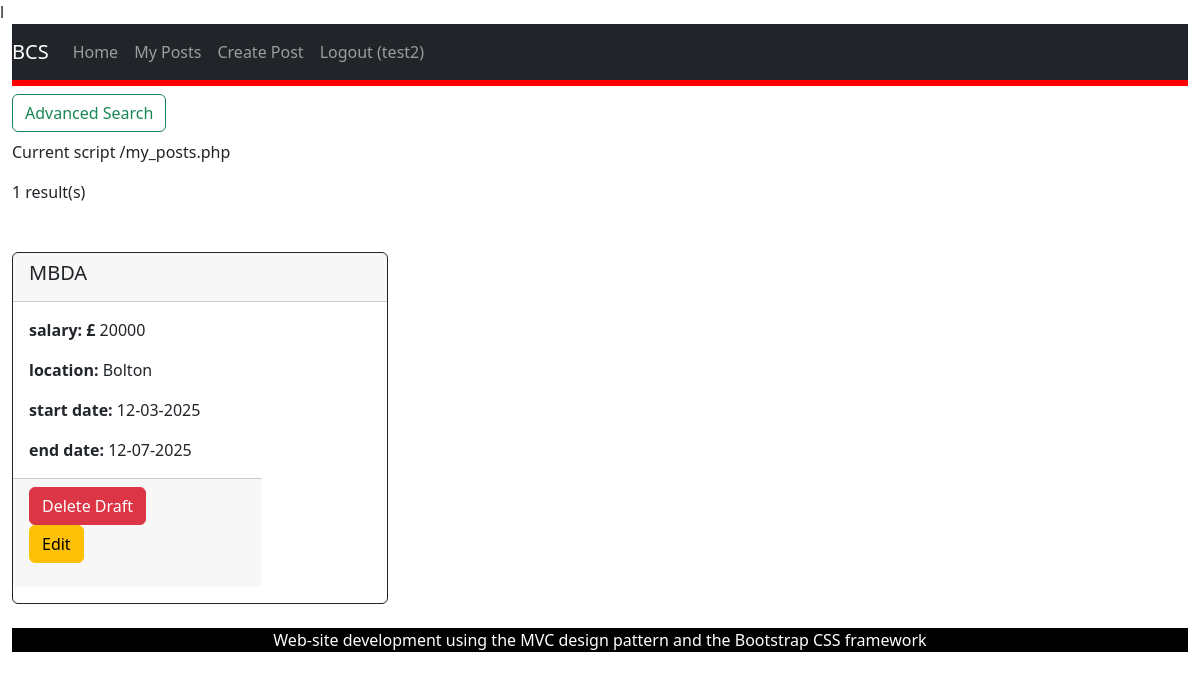
The page /my_posts.php (signed in) on the database as committed earlier.
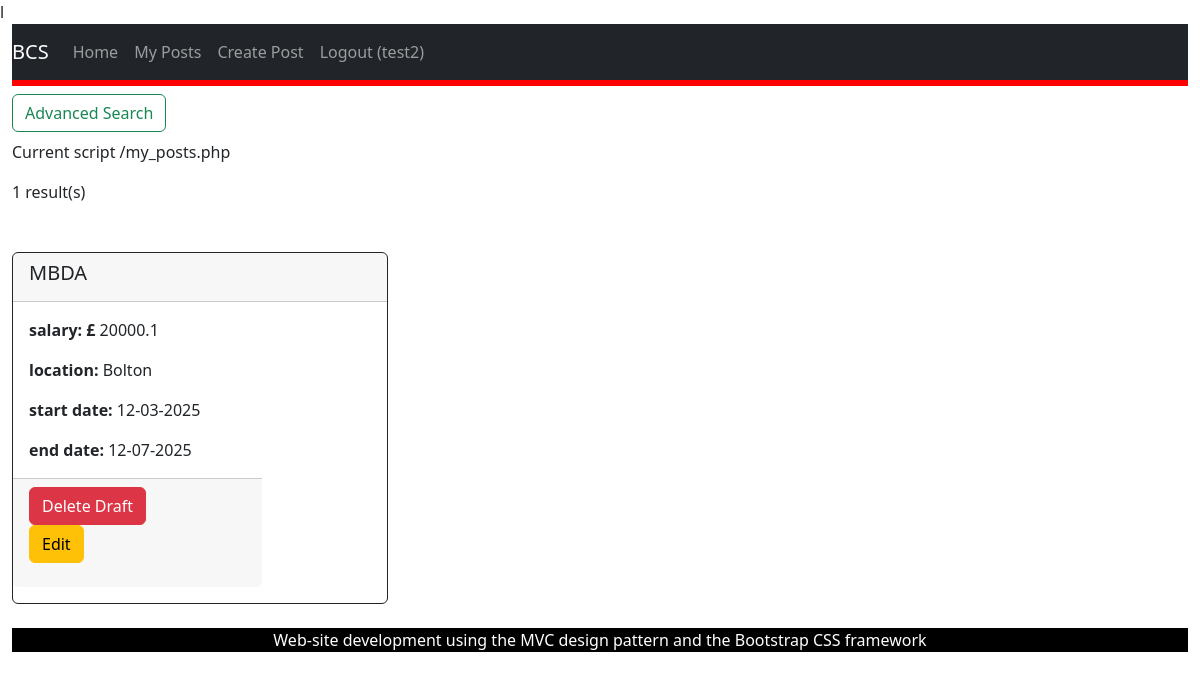
The same page on the database as committed later.
### tables this page shows
CREATE TABLE "placement_opportunity"
(
    placement_ID INTEGER
        primary key autoincrement,
    employer_ID  INTEGER
        references users,
    title        TEXT not null,
    description  TEXT not null,
    salary       REAL,
    location     TEXT not null,
    start_date   DATE not null,
    end_date     DATE not null,
    status       TEXT
, deadline DATE, date_posted DATE DEFAULT NULL);

### my_posts.php (called while the page is built, shortened)
<?php
require_once('Models/PlacementsDataSet.php');
$view = new stdClass();
$view->pageTitle = 'My Posts';
$employerId = $_SESSION['user_id'];
$placementsDataSet = new PlacementsDataSet();
$view->placementsDataSet = $placementsDataSet->fetchPostsByEmployerID($employerId);
if (count($view->placementsDataSet) == 0)
{
    $view->dbMessage = "No results";
}
else
{
    $view->dbMessage = count($view->placementsDataSet) . " result(s)";
}
$view->success = $_SESSION['placements_success'] ?? null;
require_once('Views/my_posts.phtml');

### Models/Database.php (called while the page is built, shortened)
<?php
class Database {
    protected static $_dbInstance = null;
    protected $_dbHandle;
    public static function getInstance() {
        if(self::$_dbInstance === null) {
            self::$_dbInstance = new self();
        }
        return self::$_dbInstance;
    }
    private function __construct() {
        try {
            $this->_dbHandle = new PDO("sqlite:identifier.sqlite");
        }
        catch (PDOException $e) {
            echo $e->getMessage();
        }
    }
    public function getdbConnection() {
        return $this->_dbHandle;
    }
}

### Models/PlacementsDataSet.php (called while the page is built, shortened)
<?php
require_once('Database.php');
require_once('PlacementsData.php');
class PlacementsDataSet {
    protected $_dbHandle, $_dbInstance;
    public function __construct() {
        $this->_dbInstance = Database::getInstance();
        $this->_dbHandle = $this->_dbInstance->getdbConnection();
    }
    public function fetchPostsByEmployerID($employerId) {
        $sqlQuery = 'SELECT * FROM placement_opportunity WHERE employer_id = :employerId;';
        $statement = $this->_dbHandle->prepare($sqlQuery);
        $statement->bindParam(':employerId', $employerId, PDO::PARAM_INT);
        $statement->execute();
        $dataSet = [];
        while ($row = $statement->fetch(PDO::FETCH_ASSOC)) {
            $dataSet[] = new PlacementsData($row);
        }
        return $dataSet;
    }
}

### Models/PlacementsData.php (called while the page is built, shortened)
<?php
class PlacementsData {
    protected $placement_id, $employer_id, $title, $description,$salary, $location, $start_date, $end_date, $status, $deadline, $date_posted;
    public function __construct($dbRow) {
        $this->placement_id = $dbRow['placement_ID'];
        $this->title = $dbRow['title'];
        $this->salary = $dbRow['salary'];
        $this->location = $dbRow['location'];
        $this->start_date = $dbRow['start_date'];
        $this->end_date = $dbRow['end_date'];
    }
    public function getPlacementID() {
        return $this->placement_id;
    }
    public function getTitle() {
        return $this->title;
    }
    public function getSalary() {
        return $this->salary;
    }
    public function getLocation() {
        return $this->location;
    }
    public function getStartDate() {
        return $this->start_date;
    }
    public function getEndDate() {
        return $this->end_date;
    }
}

### Views/my_posts.phtml (the view, shortened to what this page needs)
<?php require('template/header.phtml');
?>
<?php if (isset($_SESSION['role']) == "employer"):?>
    <div class="col-3">
        <button class="btn btn-outline-success my-4 my-sm-2" type="submit" data-bs-toggle="collapse" data-bs-target="#advancedOptions" aria-expanded="false" aria-controls="advancedOptions" >Advanced Search
        </button>
    </div>
    <div class="col-4">
        <p>Current script <?php echo $_SERVER["PHP_SELF"]; ?></p>
    </div>
    <div class="col-2">
        <p><?php echo $view->dbMessage; ?></p>
    </div>
    <div class="row row-cols-1 row-cols-md-3 g-4 my-4">
        <?php foreach ($view->placementsDataSet as $placementsData) { ?>
            <div class="col">
                <div class="card border-dark mb-3 h-100">
                    <div class="card-header">
                        <h5><?php echo $placementsData->getTitle(); ?></h5>
                    </div>
                    <?php ?><div class="col-md-8">
                        <div class="card-body">
                            <p class="card-text"><b>salary: £</b> <?php echo $placementsData->getSalary()?></p>
                            <p class="card-text"><b>location:</b> <?php echo $placementsData->getLocation()?></p>
                            <p class="card-text"><b>start date:</b> <?php echo $placementsData->getStartDate()?></p>
                            <p class="card-text"><b>end date:</b> <?php echo $placementsData->getEndDate()?></p>
                        </div>
                        <div class="card-footer">
                            <button type="button" class="btn btn-danger" data-bs-toggle="modal" data-bs-target="#deleteModal<?php echo $placementsData->getPlacementID(); ?>">
                                Delete Draft
                            </button>
                            <form action="edit_post.php" method="POST">
                                <button type="submit" class="btn btn-warning" name ="id" value="<?php echo $placementsData->getPlacementID() ?>">
                                    Edit
                                </button>
                            </form>
                        </div>
                    </div>
                </div>
            </div>
        <?php } ?>
    </div>
<?php endif; ?>
<?php require('template/footer.phtml') ?>

### Views/template/header.phtml (shortened to what this page needs)
l<?php
$is_logged_in = $_SESSION['logged_in'] ?? false;
$user_role = $_SESSION['role'] ?? '';
?>
<!DOCTYPE html>
<html lang="en">
<head>
    <link href="https://cdn.jsdelivr.net/npm/bootstrap@5.2.0/dist/css/bootstrap.min.css" rel="stylesheet">
    <link href="/css/my-style.css" rel="stylesheet">
</head>
<body role=""document">
<div class="container-fluid">
    <nav class="navbar navbar-expand-lg navbar-dark bg-dark">
        <a class="navbar-brand" href="index.php"> BCS</a>
        <div class="collapse navbar-collapse" id="navbarNav">
            <ul class="navbar-nav me-auto">
                <li class="nav-item">
                    <a class="nav-link" href="index.php">Home</a>
                </li>
                <?php if ($is_logged_in && $user_role === 'employer'): ?>
                    <li class="nav-item">
                        <a class="nav-link" href="my_posts.php">My Posts</a>
                    </li>
                    <li class="nav-item">
                        <a class="nav-link" href="add_post.php">Create Post</a>
                    </li>
                <?php endif; ?>
                <?php if ($is_logged_in): ?>
                    <li class="nav-item">
                        <a class="nav-link" href="logout.php">Logout (<?php echo $_SESSION['name']; ?>)</a>
                    </li>
                <?php else: ?>
                    <li class="nav-item">
                        <a class="nav-link" href="login.php">Login</a>
                    </li>
                <?php endif; ?>
            </ul>
        </div>
    </nav>
    <main id="content" class="col-12">

### Views/template/footer.phtml (shortened to what this page needs)
    </main>
    <footer class-"row">
        <div id="footer" class="col-xs-12">
            <p>Web-site development using the MVC design pattern and the Bootstrap CSS framework</p>
        </div>
    </footer>
</body>
</html>

### css/my-style.css (style rules this page uses)
#content { background-color: #fff; border-top: solid 6px #f00; }
#footer { margin_top: 20px; text-align: center; background-color: #000; color: #fff; }

Rows that differ between the two databases and show on the page:
changed placement_opportunity "MBDA": salary "20000" → "20000.1"
